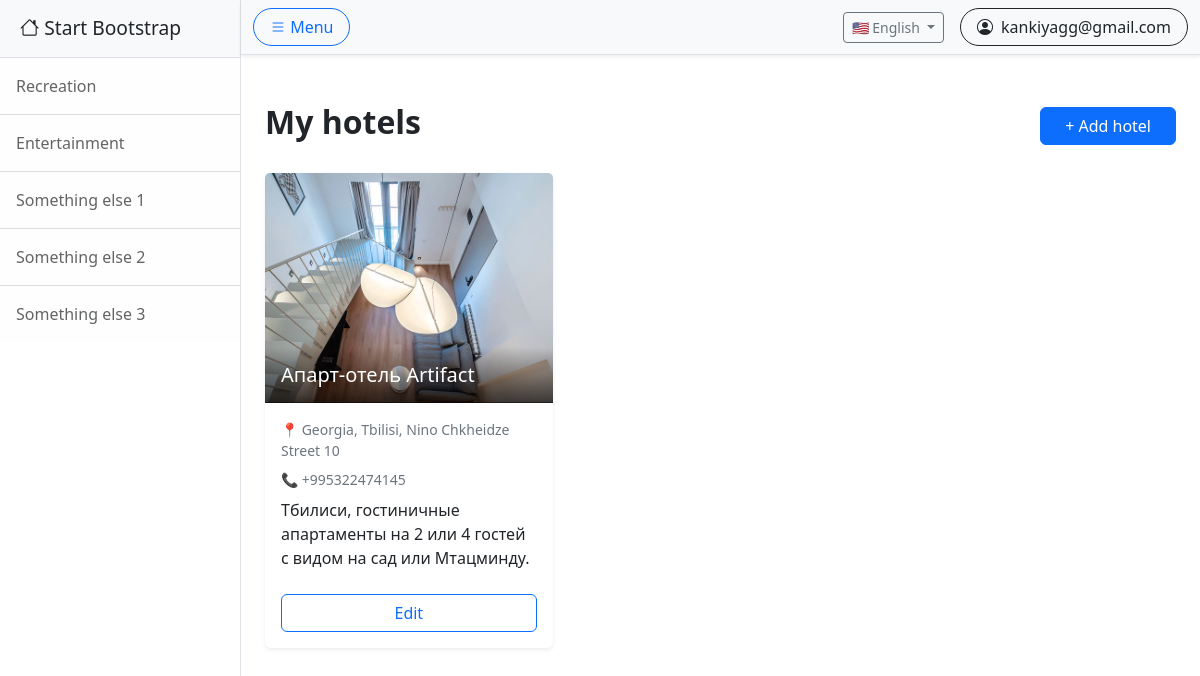
The page /en/accounts/owner-profile/ (signed in) on the database its author committed.
### accounts/models.py (models this page shows)
class CustomUser(AbstractUser):
    ROLE_CHOICES = [
    ('guest', 'Обычный пользователь'),
    ('hotel_owner', 'Владелец отеля'),
    ]
    username = None
    email = models.EmailField(unique=True)
    role = models.CharField(max_length=20, choices=ROLE_CHOICES, default='guest')
    USERNAME_FIELD = 'email'
    REQUIRED_FIELDS = []
    objects = CustomUserManager()

### housing/models.py (models this page shows, shortened)
class Houses(models.Model):
    owner = models.ForeignKey(
        settings.AUTH_USER_MODEL,
        on_delete=models.CASCADE,
        related_name='houses'
    )
    name = models.CharField(_('Name'), max_length=128)
    description = models.TextField(_('Description'), null=True, blank=True)
    address = models.CharField(_('Address'), max_length=256, null=True, blank=True)
    latitude = models.FloatField(null=True, blank=True)
    longitude = models.FloatField(null=True, blank=True)
    phone_number = models.CharField(
        _('Phone number'),
        validators=[phone_regex],
        max_length=17,
        blank=True
    )
    created_at = models.DateTimeField(auto_now_add=True)

class HouseImage(models.Model):
    house = models.ForeignKey(Houses, on_delete=models.CASCADE, related_name='images')
    image = models.ImageField(upload_to='housing_images/')
    uploaded_at = models.DateTimeField(auto_now_add=True)

### accounts/views.py (the view)
# urls.py: path('owner-profile/', views.owner_profile, name='owner_profile'),
@login_required
def owner_profile(request):
    if request.user.role != 'hotel_owner':
        return redirect('home')
    houses = request.user.houses.all()
    template = 'accounts/house_owner_profile.html'
    return render(request, template, {
        'houses': houses,
    })

### accounts/templates/accounts/house_owner_profile.html (shortened to what this page needs)
{% extends "base.html" %}
{% load static %}
{% load i18n %}
{% block content %}
<div class="container my-5">
    <div class="d-flex justify-content-between align-items-center mb-4">
        <h2 class="fw-bold">{% trans "My hotels" %}</h2>
        {% if request.user.is_authenticated and request.user.role == 'hotel_owner' %}
            <a class="btn btn-primary px-4" href="{% url 'add_house' %}">
                + {% trans "Add hotel" %}
            </a>
        {% endif %}
    </div>
    <div class="row g-4">
        {% for house in user.houses.all %}
        <div class="col-md-6 col-lg-4">
            <div class="card h-100 border-0 shadow-sm house-card">
                <div class="position-relative">
                    {% if house.images.first %}
                        <img src="{{ house.images.first.image.url }}"
                             class="card-img-top house-img"
                             alt="{{ house.name }}">
                    {% else %}
                        <img src="{% static 'housing/no_image.jpg' %}"
                             class="card-img-top house-img"
                             alt="{% trans 'No image' %}">
                    {% endif %}
                    <div class="position-absolute bottom-0 start-0 w-100 p-3 house-overlay">
                        <h5 class="text-white mb-0">{{ house.name }}</h5>
                    </div>
                </div>
                <div class="card-body d-flex flex-column">
                    {% if house.address %}
                    <p class="mb-2 text-muted small">
                        📍 {{ house.address }}
                    </p>
                    {% endif %}
                    {% if house.phone_number %}
                    <p class="mb-2 text-muted small">
                        📞 {{ house.phone_number }}
                    </p>
                    {% endif %}
                    {% if house.description %}
                    <p class="card-text mb-4">
                        {{ house.description|truncatechars:120 }}
                    </p>
                    {% endif %}
                    <a href="{% url 'edit_house' pk=house.id %}"
                       class="btn btn-outline-primary mt-auto w-100">
                        {% trans "Edit" %}
                    </a>
                </div>
            </div>
        </div>
        {% empty %}
        <p class="text-muted">
            {% trans "You don't have any hotels yet." %}
        </p>
        {% endfor %}
    </div>
</div>
{% endblock %}

### templates/base.html (shortened to what this page needs)
{% load i18n %}
{% load static %}
{% get_current_language as LANGUAGE_CODE %}
<!DOCTYPE html>
<html lang="{{ LANGUAGE_CODE }}">
<head>
    <link href="{% static 'css/styles.css' %}" rel="stylesheet" />
    <link rel="stylesheet" href="https://cdn.jsdelivr.net/npm/bootstrap-icons@1.11.1/font/bootstrap-icons.css">
    <link rel="stylesheet" href="https://cdnjs.cloudflare.com/ajax/libs/flag-icon-css/6.7.0/css/flag-icons.min.css">
    <link rel="stylesheet" href="{% static 'housing/css/house_page.css' %}">
    <link rel="stylesheet" href="https://unpkg.com/leaflet@1.9.4/dist/leaflet.css"/>
    <link rel="stylesheet" href="https://cdn.jsdelivr.net/npm/flatpickr/dist/flatpickr.min.css">
</head>
<body>
<div class="d-flex" id="wrapper">
    <div class="border-end bg-white" id="sidebar-wrapper">
        <a class="sidebar-heading border-bottom bg-light d-block text-decoration-none text-dark"
           href="{% url 'home' %}">
            <i class="bi bi-house"></i>
            {% trans "Start Bootstrap" %}
        </a>
        <div class="list-group list-group-flush">
            <a class="list-group-item list-group-item-action list-group-item-light p-3"
               href="{% url 'housing' %}">
                {% trans "Recreation" %}
            </a>
            <a class="list-group-item list-group-item-action list-group-item-light p-3" href="#!">
                {% trans "Entertainment" %}
            </a>
            <a class="list-group-item list-group-item-action list-group-item-light p-3" href="#!">
                {% trans "Something else 1" %}
            </a>
            <a class="list-group-item list-group-item-action list-group-item-light p-3" href="#!">
                {% trans "Something else 2" %}
            </a>
            <a class="list-group-item list-group-item-action list-group-item-light p-3" href="#!">
                {% trans "Something else 3" %}
            </a>
        </div>
    </div>
    <div id="page-content-wrapper">
        <nav class="navbar navbar-expand-lg navbar-light bg-light border-bottom shadow-sm py-2">
            <div class="container-fluid">
                <button class="btn btn-outline-primary rounded-pill px-3" id="sidebarToggle">
                    <i class="bi bi-list"></i>
                    {% trans "Menu" %}
                </button>
                <div class="d-flex align-items-center ms-auto gap-3">
                    <div class="ms-auto">
                        <form action="{% url 'set_language' %}" method="post">
                            <div class="dropdown">
                                <button class="btn btn-outline-secondary btn-sm dropdown-toggle" type="button" id="languageDropdown" data-bs-toggle="dropdown" aria-expanded="false">
                                    {% if LANGUAGE_CODE == 'en' %}
                                        🇺🇸 English
                                    {% elif LANGUAGE_CODE == 'ru' %}
                                        🇷🇺 Russian
                                    {% elif LANGUAGE_CODE == 'ka' %}
                                        🇬🇪 Georgian
                                    {% else %}
                                        🌐 Language
                                    {% endif %}
                                </button>
                            </div>
                        </form>
                    </div>
                    {% if user.is_authenticated %}
                        <div class="dropdown">
                            <a class="btn btn-outline-dark rounded-pill d-flex align-items-center px-3"
                               href="#" id="userDropdown" role="button"
                               data-bs-toggle="dropdown" aria-expanded="false">
                                <i class="bi bi-person-circle me-2"></i>
                                <span class="d-none d-md-inline">{{ user.email }}</span>
                            </a>
                        </div>
                    {% else %}
                        <a class="btn btn-success rounded-pill px-4" href="{% url 'login' %}">
                            <i class="bi bi-box-arrow-in-right me-2"></i>
                            {% trans "Login" %}
                        </a>
                    {% endif %}
                </div>
            </div>
        </nav>
        <div class="container-fluid mt-4">
            {% block content %}{% endblock %}
        </div>
    </div>
</div>
</body>
</html>

### accounts/templates/accounts/house_owner_profile.html (style rules this page uses)
.house-img { height: 230px; object-fit: cover; }
.house-overlay { background: linear-gradient( to top, rgba(0,0,0,0.7), rgba(0,0,0,0) ); }
.house-card { transition: transform 0.2s ease, box-shadow 0.2s ease; }

### rows shown on the page
CustomUser: email "kankiyagg@gmail.com"
Houses: images.first.image (picture), name "Апарт-отель Artifact", address "Georgia, Tbilisi, Nino Chkheidze Street 10", phone_number "+995322474145", description "Тбилиси, гостиничные апартаменты на 2 или 4 гостей с видом на сад или Мтацминду."
